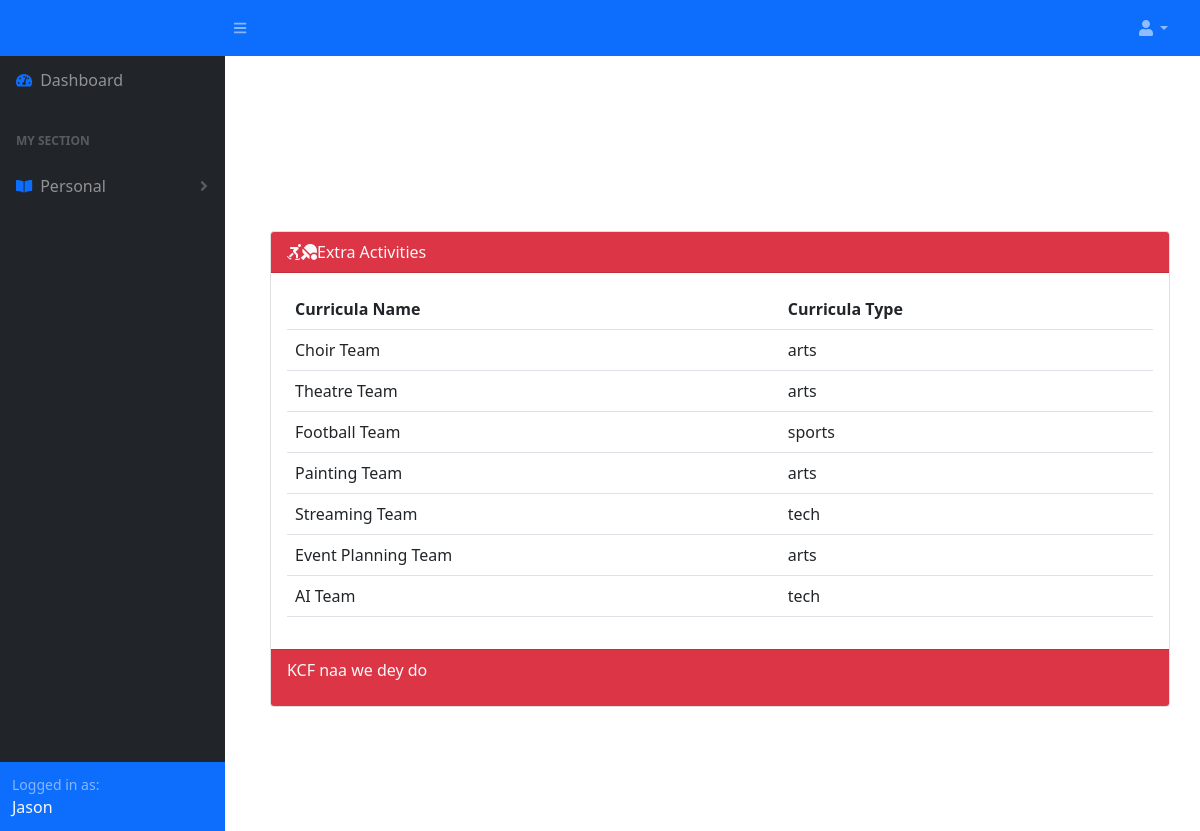
The app's page /FRONTEND/VIEW/KCF/xtra.php (signed in) with its own data.
### tables this page shows
CREATE TABLE `fellowship_curriculum` (
  `fellowship_id` int(11) DEFAULT NULL,
  `extra_id` int(11) DEFAULT NULL
);

CREATE TABLE `extra_curriculum` (
  `extra_id` int(11) NOT NULL,
  `extra_name` text DEFAULT NULL,
  `extra_type` enum('media','arts','tech','sports') DEFAULT NULL
);

### FRONTEND/VIEW/KCF/xtra.php (the view, shortened to what this page needs)
<?php
include('sidenav.php');
include('../../../BACKEND/CONNECTIONS/database_connection.php');
?>
<!DOCTYPE html>
<html lang="en">
<head>
    <link rel="stylesheet" href="https://cdn.jsdelivr.net/npm/bootstrap@5.1.3/dist/css/bootstrap.min.css">
     <link href="https://cdn.jsdelivr.net/npm/simple-datatables@latest/dist/style.css" rel="stylesheet" />
     <link rel="stylesheet" href="https://cdnjs.cloudflare.com/ajax/libs/font-awesome/4.7.0/css/font-awesome.min.css">
</head>
<body>
<div class="card w-75" style="margin-top: -600px; margin-left:270px">
  <div class="card-header text-light bg-danger">
  <span><i class='fas fa-skating'></i><i class='fas fa-table-tennis'></i>Extra Activities</span>
  </div>
  <div class="card-body">
      <?php
                            $query="SELECT extra_curriculum.extra_name, extra_curriculum.extra_type, fellowship_curriculum.fellowship_id
                            FROM  extra_curriculum INNER JOIN fellowship_curriculum on fellowship_curriculum.extra_id=extra_curriculum.extra_id WHERE fellowship_id=111";
                           if($runQuery=mysqli_query($connection,$query)){
                            if(mysqli_num_rows($runQuery)>0)
                            {
                                    echo "<table class='table'>";
                                    echo "<tr>";
                                    echo "<th>Curricula Name</th>";
                                    echo "<th>Curricula Type</th>";
                                    echo "</tr>";
                                while($row=mysqli_fetch_array($runQuery)){
                                    echo "<tr>";
                                    echo "<td>".$row['extra_name']. "</td>";
                                    echo "<td>".$row['extra_type']. "</td>";
                                }
                                echo "</table>";
                                }else{
                                    echo "No records found";
                                }
                                }
                            ?>
  </div>
  <div class="card-footer text-light bg-danger">
      <p>KCF naa we dey do</p>
  </div>
</div>
</body>
</html>

### records on screen
fellowship_curriculum: extra.extra_name "Choir Team", extra.extra_type "arts"
fellowship_curriculum: extra.extra_name "Theatre Team", extra.extra_type "arts"
fellowship_curriculum: extra.extra_name "Football Team", extra.extra_type "sports"
fellowship_curriculum: extra.extra_name "Painting Team", extra.extra_type "arts"
fellowship_curriculum: extra.extra_name "Streaming Team", extra.extra_type "tech"
fellowship_curriculum: extra.extra_name "Event Planning Team", extra.extra_type "arts"
fellowship_curriculum: extra.extra_name "AI Team", extra.extra_type "tech"

### other values on screen
$firstname=$_SESSION['auth_user']['fname'] "Jason"
